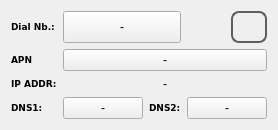
     <widget class="QWidget" name="tab_wan0">
      <attribute name="title">
       <string>Mobile</string>
      </attribute>
      <layout class="QGridLayout" name="gridLayout_5">
       <item row="2" column="0">
        <widget class="QLabel" name="label_wan0_IPtxt">
         <property name="sizePolicy">
          <sizepolicy hsizetype="Fixed" vsizetype="MinimumExpanding">
           <horstretch>0</horstretch>
           <verstretch>0</verstretch>
          </sizepolicy>
         </property>
         <property name="font">
          <font>
           <family>DejaVu Sans</family>
           <pointsize>7</pointsize>
           <weight>75</weight>
           <bold>true</bold>
          </font>
         </property>
         <property name="focusPolicy">
          <enum>Qt::NoFocus</enum>
         </property>
         <property name="text">
          <string>IP ADDR:</string>
         </property>
        </widget>
       </item>
       <item row="3" column="2">
        <widget class="QLabel" name="label_wan0_DNS2">
         <property name="sizePolicy">
          <sizepolicy hsizetype="Minimum" vsizetype="Fixed">
           <horstretch>0</horstretch>
           <verstretch>0</verstretch>
          </sizepolicy>
         </property>
         <property name="font">
          <font>
           <family>DejaVu Sans</family>
           <pointsize>7</pointsize>
           <weight>75</weight>
           <bold>true</bold>
          </font>
         </property>
         <property name="focusPolicy">
          <enum>Qt::NoFocus</enum>
         </property>
         <property name="text">
          <string>DNS2:</string>
         </property>
        </widget>
       </item>
       <item row="0" column="0">
        <widget class="QLabel" name="label_wan0_dialnb">
         <property name="sizePolicy">
          <sizepolicy hsizetype="Fixed" vsizetype="MinimumExpanding">
           <horstretch>0</horstretch>
           <verstretch>0</verstretch>
          </sizepolicy>
         </property>
         <property name="font">
          <font>
           <family>DejaVu Sans</family>
           <pointsize>7</pointsize>
           <weight>75</weight>
           <bold>true</bold>
          </font>
         </property>
         <property name="focusPolicy">
          <enum>Qt::NoFocus</enum>
         </property>
         <property name="text">
          <string>Dial Nb.:</string>
         </property>
        </widget>
       </item>
       <item row="3" column="3">
        <widget class="QPushButton" name="pushButton_wan0_DNS2">
         <property name="sizePolicy">
          <sizepolicy hsizetype="MinimumExpanding" vsizetype="MinimumExpanding">
           <horstretch>0</horstretch>
           <verstretch>0</verstretch>
          </sizepolicy>
         </property>
         <property name="focusPolicy">
          <enum>Qt::NoFocus</enum>
         </property>
         <property name="text">
          <string>-</string>
         </property>
        </widget>
       </item>
       <item row="1" column="0">
        <widget class="QLabel" name="label__wan0_apn">
         <property name="sizePolicy">
          <sizepolicy hsizetype="Fixed" vsizetype="MinimumExpanding">
           <horstretch>0</horstretch>
           <verstretch>0</verstretch>
          </sizepolicy>
         </property>
         <property name="font">
          <font>
           <family>DejaVu Sans</family>
           <pointsize>7</pointsize>
           <weight>75</weight>
           <bold>true</bold>
          </font>
         </property>
         <property name="focusPolicy">
          <enum>Qt::NoFocus</enum>
         </property>
         <property name="text">
          <string>APN</string>
         </property>
        </widget>
       </item>
       <item row="3" column="1">
        <widget class="QPushButton" name="pushButton_wan0_DNS1">
         <property name="sizePolicy">
          <sizepolicy hsizetype="MinimumExpanding" vsizetype="MinimumExpanding">
           <horstretch>0</horstretch>
           <verstretch>0</verstretch>
          </sizepolicy>
         </property>
         <property name="focusPolicy">
          <enum>Qt::NoFocus</enum>
         </property>
         <property name="text">
          <string>-</string>
         </property>
        </widget>
       </item>
       <item row="0" column="1" colspan="2">
        <widget class="QPushButton" name="pushButton_wan0_dialnb">
         <property name="sizePolicy">
          <sizepolicy hsizetype="MinimumExpanding" vsizetype="MinimumExpanding">
           <horstretch>0</horstretch>
           <verstretch>0</verstretch>
          </sizepolicy>
         </property>
         <property name="focusPolicy">
          <enum>Qt::NoFocus</enum>
         </property>
         <property name="text">
          <string>-</string>
         </property>
        </widget>
       </item>
       <item row="2" column="1" colspan="3">
        <widget class="QLabel" name="label_wan0_IP">
         <property name="sizePolicy">
          <sizepolicy hsizetype="MinimumExpanding" vsizetype="MinimumExpanding">
           <horstretch>0</horstretch>
           <verstretch>0</verstretch>
          </sizepolicy>
         </property>
         <property name="focusPolicy">
          <enum>Qt::NoFocus</enum>
         </property>
         <property name="text">
          <string>-</string>
         </property>
         <property name="alignment">
          <set>Qt::AlignCenter</set>
         </property>
        </widget>
       </item>
       <item row="3" column="0">
        <widget class="QLabel" name="label_wan0_DNS1">
         <property name="sizePolicy">
          <sizepolicy hsizetype="Minimum" vsizetype="Fixed">
           <horstretch>0</horstretch>
           <verstretch>0</verstretch>
          </sizepolicy>
         </property>
         <property name="font">
          <font>
           <family>DejaVu Sans</family>
           <pointsize>7</pointsize>
           <weight>75</weight>
           <bold>true</bold>
          </font>
         </property>
         <property name="focusPolicy">
          <enum>Qt::NoFocus</enum>
         </property>
         <property name="text">
          <string>DNS1:</string>
         </property>
        </widget>
       </item>
       <item row="0" column="3" alignment="Qt::AlignRight">
        <widget class="QPushButton" name="pushButton_wan0_enable">
         <property name="minimumSize">
          <size>
           <width>32</width>
           <height>32</height>
          </size>
         </property>
         <property name="maximumSize">
          <size>
           <width>40</width>
           <height>40</height>
          </size>
         </property>
         <property name="focusPolicy">
          <enum>Qt::NoFocus</enum>
         </property>
         <property name="styleSheet">
          <string notr="true">QPushButton
{
border: 2px solid  rgb(94, 94, 94);
border-radius: 8px;
qproperty-iconSize: 24px 24px;
qproperty-focusPolicy: NoFocus;
}
QPushButton:pressed
{
border: 2px solid  rgb(194, 194, 194);
background-color:  rgb(255, 255, 127);
}
QPushButton:disabled
{
border: 2px solid  rgb(194, 194, 194);
}
</string>
         </property>
         <property name="text">
          <string/>
         </property>
         <property name="checkable">
          <bool>false</bool>
         </property>
         <property name="checked">
          <bool>false</bool>
         </property>
        </widget>
       </item>
       <item row="1" column="1" colspan="3">
        <widget class="QPushButton" name="pushButton_wan0_apn">
         <property name="sizePolicy">
          <sizepolicy hsizetype="MinimumExpanding" vsizetype="MinimumExpanding">
           <horstretch>0</horstretch>
           <verstretch>0</verstretch>
          </sizepolicy>
         </property>
         <property name="focusPolicy">
          <enum>Qt::NoFocus</enum>
         </property>
         <property name="text">
          <string>-</string>
         </property>
        </widget>
       </item>
      </layout>
     </widget>
